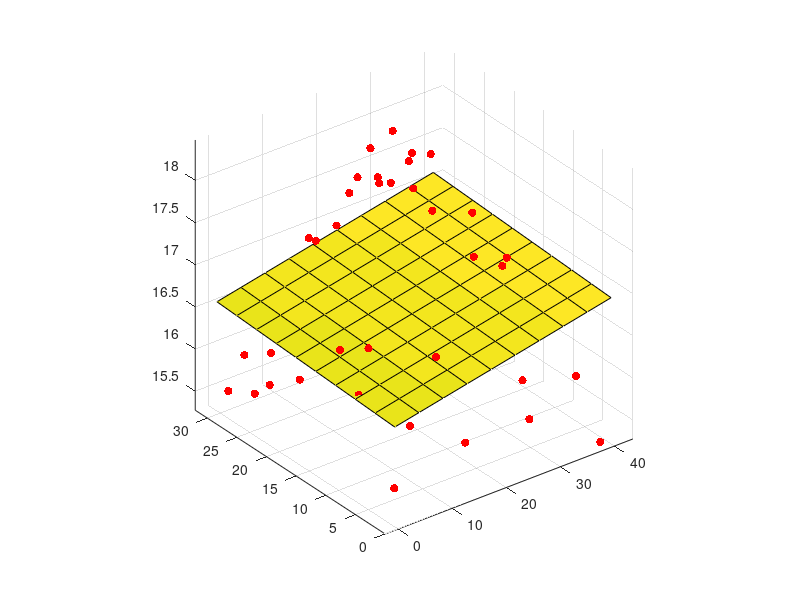

Here is the MATLAB script that generated this plot: (Note: this script raises an error after producing the figure.)
%% Fit linear and quadratic surfaces to data
% Based on code by Romain Thibaux <thibaux@eecs.berkeley.edu>
%%
load moteData; % X,y

N = size(X,1);
for useQuad = 0:1
    if ~useQuad
        Phi = [ones(N,1), X];
    else
        Phi = [ones(N,1), X, X.^2];
    end
    w = Phi \ y;
    figure;
    scatter3(X(:,1),X(:,2),y,'r','filled');axis vis3d;
    hold on
    x1 = linspace(min(X(:,1)),max(X(:,1)),10)';
    y1 = linspace(min(X(:,2)),max(X(:,2)),10)';
    [X1,Y1] = meshgrid(x1, y1);
    if useQuad
        Z = w(1) + w(2)*X1 + w(3)*Y1 + w(4)*X1.^2 + w(5)*Y1.^2;
    else
        Z = w(1) + w(2)*X1 + w(3)*Y1;
    end
    surf(x1, y1, Z);
    %title('Temperature at midnight')
    %zlabel('Temperature');
    if useQuad
        printPmtkFigure surfaceQuad
    else
        printPmtkFigure surfaceLinear
    end
end
